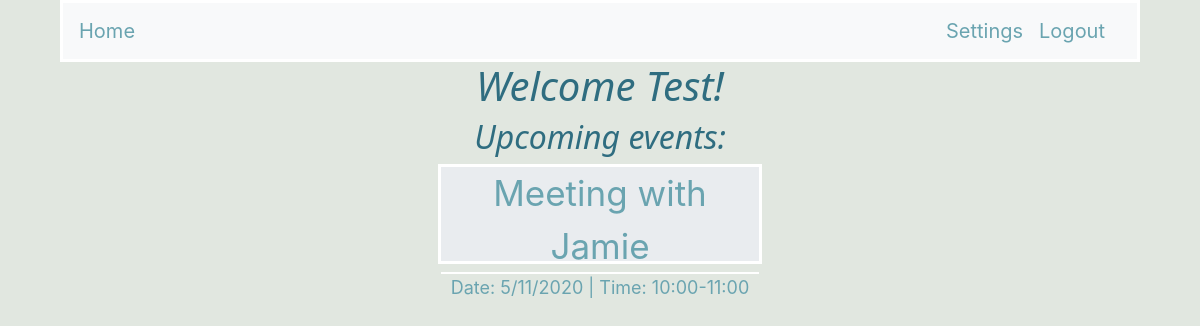
The app's page / (signed in) with its own data.
### app_folder/models.py (models this page shows, shortened)
class User(UserMixin, db.Model):
    id = db.Column(db.Integer, primary_key=True)
    username = db.Column(db.String(64), index=True, unique=True)
    email = db.Column(db.String(128), index=True, unique=True)
    password_hash = db.Column(db.String(128))
    emailConfirmation = db.Column(db.String(2), index=True)
    meetingLength = db.Column(db.String(32), index=True)
    availabilityStart = db.Column(db.String(32),index = True)
    availabilityEnd = db.Column(db.String(32),index = True)
    posts = db.relationship('Post', backref='author', lazy='dynamic')

class Event(db.Model):
    id = db.Column(db.Integer, primary_key=True)
    username = db.Column(db.String(64), index=True)
    eventDate = db.Column(db.String(32), index=True)
    eventTime = db.Column(db.String(32), index=True)
    guestname = db.Column(db.String(64), index=True)
    description = db.Column(db.String(128), index=True)

### app_folder/routes.py (the view)
@login_required
@app.route("/",methods=['GET', 'POST'])
def hello():
    if not current_user.is_authenticated:
        return redirect("/home")
    user = current_user
    events = Event.query.filter_by(username=user.username).all()
    return render_template('index.html', title='Home',user = user, events = events)

### app_folder/models.py (called while the page is built)
@login.user_loader
def load_user(id):
    return User.query.get(int(id))

### app_folder/templates/index.html (shortened to what this page needs)
{% extends "base.html" %}
{% block content %}
<div class="center">
    {% if not current_user.is_authenticated %}
        <h1>Welcome Guest!</h1>
    {% else %}
        <h1> Welcome {{ current_user.username }}!</h1>
        <h2> Upcoming events: </h2>
        {% if events|length == 0 %}
            <p>There are no events at this time.</p>
        {% else %}
            {% for i in events %}
                <div class="eventCard">
                    <div class="eventCard-inner">
                        <div class="eventCard-front">
                            <div class="eventTitle">
                                Meeting with {{ i.guestname }}
                            </div>
                            <div class="eventTimes">
                                Date: {{ i.eventDate }} |
                                Time: {{ i.eventTime }}
                            </div>
                        </div>
                        <div class="eventCard-back">
                            <div class="eventDescTitle">
                            </div>
                             <div class="eventDesc">
                            </div>
                        </div>
                    </div>
                </div>
            {% endfor %}
        {% endif %}
    {% endif %}
</div>
{% endblock %}

### app_folder/static/styles/base.css (style rules this page uses)
body { background-color: #E1E7E0; margin-left: 5%; margin-right: 5%; }
h1 { font-family:'Segoe UI', Tahoma, Geneva, Verdana, sans-serif; font-style: italic; color:#2F6D80; }
h2,h3,h4,h5 { font-family:'Segoe UI', Tahoma, Geneva, Verdana, sans-serif; font-style: italic; color:#2F6D80; }
.center { text-align: center; }
.eventCard { background-color: transparent; width: 30%; height: 100px; margin: auto; margin-bottom: 2%; }
.eventCard-inner { position: relative; width: 100%; height: 100%; text-align: center; transition: .8s; transform-style: preserve-3d; border: 3px solid white; }
.eventCard-front, .eventCard-back { position: absolute; width: 100%; height: 100%; -webkit-backface-visibility: hidden; backface-visibility: hidden; background-color: #e9ecef; }
.eventCard-front { background-color: #e9ecef; color: black; }
.eventCard-back { background-color: #e9ecef; color: white; transform: rotateY(180deg); }
.eventTitle { font-size: 35px; border-bottom: 2px solid white; color: #6AA4B0; }
.eventDescTitle { font-size: 28px; border-bottom: 2px solid white; color: #6AA4B0; }
.eventTimes { font-size: 18px; color: #6AA4B0; }
.eventDesc { margin-top: 1%; font-size: 20px; color: #6AA4B0; }

### records on screen
User: username "Test"
Event: guestname "Jamie", eventDate "5/11/2020", eventTime "10:00-11:00"
